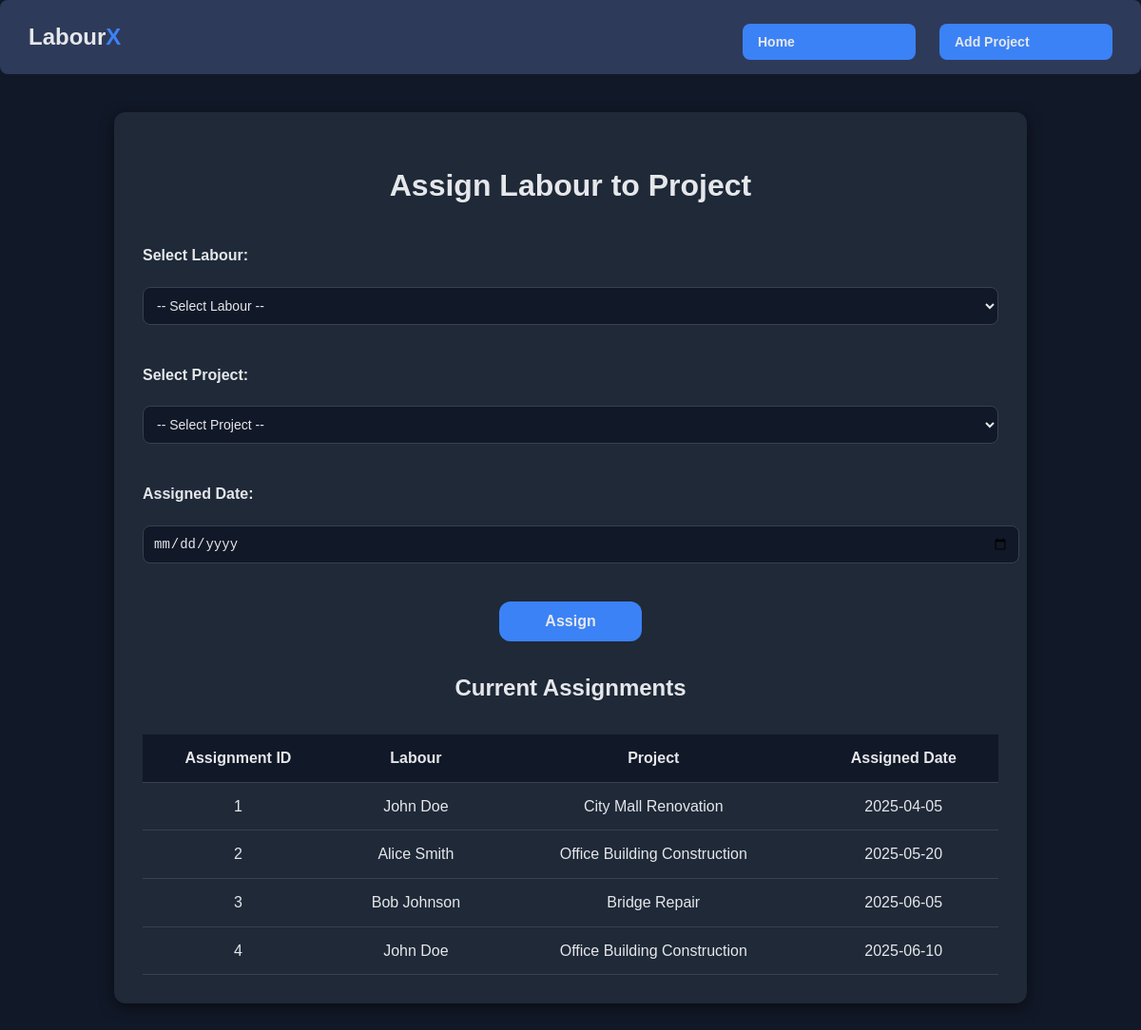
/assign_project (signed in), run on the app's committed database.
### tables this page shows
CREATE TABLE assignment (
    assignment_id INTEGER PRIMARY KEY AUTOINCREMENT,
    labour_id INTEGER,
    project_id INTEGER,
    assigned_date DATE DEFAULT (DATE('now')),
    FOREIGN KEY (labour_id) REFERENCES labour(labour_id) ON DELETE CASCADE,
    FOREIGN KEY (project_id) REFERENCES project(project_id) ON DELETE CASCADE
);

CREATE TABLE labour (
    labour_id INTEGER PRIMARY KEY AUTOINCREMENT,
    name TEXT NOT NULL,
    gender TEXT,
    age INTEGER,
    contact TEXT,
    address TEXT,
    skill TEXT,
    join_date DATE DEFAULT (DATE('now'))
);

CREATE TABLE project (
    project_id INTEGER PRIMARY KEY AUTOINCREMENT,
    name TEXT NOT NULL,
    location TEXT,
    start_date DATE,
    end_date DATE,
    status TEXT DEFAULT 'Ongoing'
);

### app.py (the view, shortened to what this page needs)
@app.route("/assign_project", methods=["GET", "POST"])
@login_required
def assign_project():
    db = get_db()
    try:
        labours = db.execute("SELECT labour_id, name FROM labour").fetchall()
        projects = db.execute("SELECT project_id, name FROM project").fetchall()
        assignments = db.execute("""
            SELECT a.assignment_id, l.name AS labour_name, p.name AS project_name, a.assigned_date
            FROM assignment a
            JOIN labour l ON a.labour_id = l.labour_id
            JOIN project p ON a.project_id = p.project_id
        """).fetchall()
    except sqlite3.Error as e:
        db.rollback()
        return render_template("error.html", message="Error assigning project: " + str(e))
    return render_template("assign_project.html", labours=labours, projects=projects, assignments=assignments)

### app.py (called while the page is built)
def get_db():
    if 'db' not in g:
        g.db = sqlite3.connect(config.DATABASE_PATH)
        g.db.row_factory = sqlite3.Row  # access columns by name
    return g.db

def login_required(f):
    @wraps(f)
    def decorated_function(*args, **kwargs):
        if "admin_id" not in session:
            flash("Please log in first.", "warning")
            return redirect(url_for("login"))
        return f(*args, **kwargs)
    return decorated_function

### templates/assign_project.html (shortened to what this page needs)
<!DOCTYPE html>
<html lang="en">
<head>
    <link rel="stylesheet" href="{{ url_for('static', filename='css/style.css') }}">
    <link rel="stylesheet" href="{{ url_for('static', filename='css/assign_project.css') }}">
</head>
<body>
    <header class="header">
        <div class="logo">
            <h2>Labour<span>X</span></h2>
        </div>
        <div class="user-actions">
            <a href="{{ url_for('home') }}" class="btn primary">Home</a>
            <a href="{{ url_for('add_project') }}" class="btn primary">Add Project</a>
        </div>
    </header>
    <div class="container">
        <h1>Assign Labour to Project</h1>
        <form action="{{ url_for('assign_project') }}" method="POST" class="assign-form">
            <label for="labour_id">Select Labour:</label>
            <select name="labour_id" id="labour_id" required>
                <option value="">-- Select Labour --</option>
            </select>
            <label for="project_id">Select Project:</label>
            <select name="project_id" id="project_id" required>
                <option value="">-- Select Project --</option>
            </select>
            <label for="assigned_date">Assigned Date:</label>
            <input type="date" name="assigned_date" id="assigned_date">
            <button type="submit" class="btn primary">Assign</button>
        </form>
        <h2>Current Assignments</h2>
        <table class="assignment-table">
            <thead>
                <tr>
                    <th>Assignment ID</th>
                    <th>Labour</th>
                    <th>Project</th>
                    <th>Assigned Date</th>
                </tr>
            </thead>
            <tbody>
                {% for assignment in assignments %}
                <tr>
                    <td>{{ assignment.assignment_id }}</td>
                    <td>{{ assignment.labour_name }}</td>
                    <td>{{ assignment.project_name }}</td>
                    <td>{{ assignment.assigned_date }}</td>
                </tr>
                {% endfor %}
            </tbody>
        </table>
    </div>
</body>
</html>

### static/css/style.css (style rules this page uses)
.header { display: flex; justify-content: space-between; align-items: center; padding: 15px 30px; background-color: var(--primary-color); border-radius: 8px; margin-bottom: 20px; }
.header .logo h2 { margin: 0; color: var(--text-color); }
.header .user-actions { display: flex; gap: 15px; align-items: center; }
.header .user-actions .btn { padding: 8px 16px; border-radius: 8px; text-decoration: none; font-weight: 600; font-size: 14px; }
:root { --primary-color: #2E3A59; --accent-color: #3B82F6; --highlight-color: #06B6D4; --background-color: #111827; --text-color: #E5E7EB; --text-muted: #A1A1AA; --box-shadow: 0 4px 15px rgba(0,0,0,0.5); }
body { margin: 0; font-family: "Poppins", Arial, sans-serif; background-color: var(--background-color); color: var(--text-color); line-height: 1.6; }
a { color: var(--accent-color); text-decoration: none; }
.header { display: flex; justify-content: flex-end; align-items: center; padding: 15px 30px; background-color: var(--primary-color); border-radius: 8px; margin-bottom: 20px; }
.header .logo h2 { color: var(--text-color); margin: 0; }
.header .logo span { color: var(--accent-color); }
.header .user-actions a.btn { margin-left: 10px; }
.btn { display: inline-block; padding: 10px 20px; border-radius: 6px; font-weight: 500; font-size: 16px; cursor: pointer; text-decoration: none; transition: all 0.3s ease; border: none; }
.btn.primary { background-color: var(--accent-color); color: var(--text-color); }
form label { display: block; margin: 10px 0 5px 0; color: var(--text-muted); }
form input, form select, form textarea { width: 100%; padding: 10px 12px; border: 1px solid #374151; border-radius: 6px; margin-bottom: 15px; font-size: 14px; background-color: #1F2937; color: var(--text-color); }
form input::placeholder { color: #9CA3AF; }

### static/css/assign_project.css (style rules this page uses)
.header { display: flex; justify-content: space-between; align-items: center; padding: 15px 30px; background-color: var(--primary-color); border-radius: 8px; margin-bottom: 20px; }
.container { max-width: 900px; margin: 40px auto; padding: 30px; background-color: #1F2937; border-radius: 12px; box-shadow: 0 4px 15px rgba(0,0,0,0.5); }
h1, h2 { text-align: center; color: var(--text-color); margin-bottom: 25px; }
.assign-form { display: flex; flex-direction: column; gap: 15px; margin-bottom: 30px; }
.assign-form label { font-weight: 600; color: var(--text-color); }
.assign-form select, .assign-form input[type="date"] { padding: 10px; border-radius: 8px; border: 1px solid #374151; background-color: #111827; color: var(--text-color); }
.btn.primary { width: 150px; padding: 12px; margin: 10px auto 0; display: block; background-color: var(--accent-color); color: var(--text-color); border: none; border-radius: 12px; cursor: pointer; font-weight: 600; transition: all 0.3s ease; }
.assignment-table { width: 100%; border-collapse: collapse; margin-top: 30px; }
.assignment-table th, .assignment-table td { padding: 12px; text-align: center; color: var(--text-color); border-bottom: 1px solid #374151; }
.assignment-table th { background-color: #111827; }

### data on the page
assignment: assignment_id "1", labour_name "John Doe", project_name "City Mall Renovation", assigned_date "2025-04-05"
assignment: assignment_id "2", labour_name "Alice Smith", project_name "Office Building Construction", assigned_date "2025-05-20"
assignment: assignment_id "3", labour_name "Bob Johnson", project_name "Bridge Repair", assigned_date "2025-06-05"
assignment: assignment_id "4", labour_name "John Doe", project_name "Office Building Construction", assigned_date "2025-06-10"
